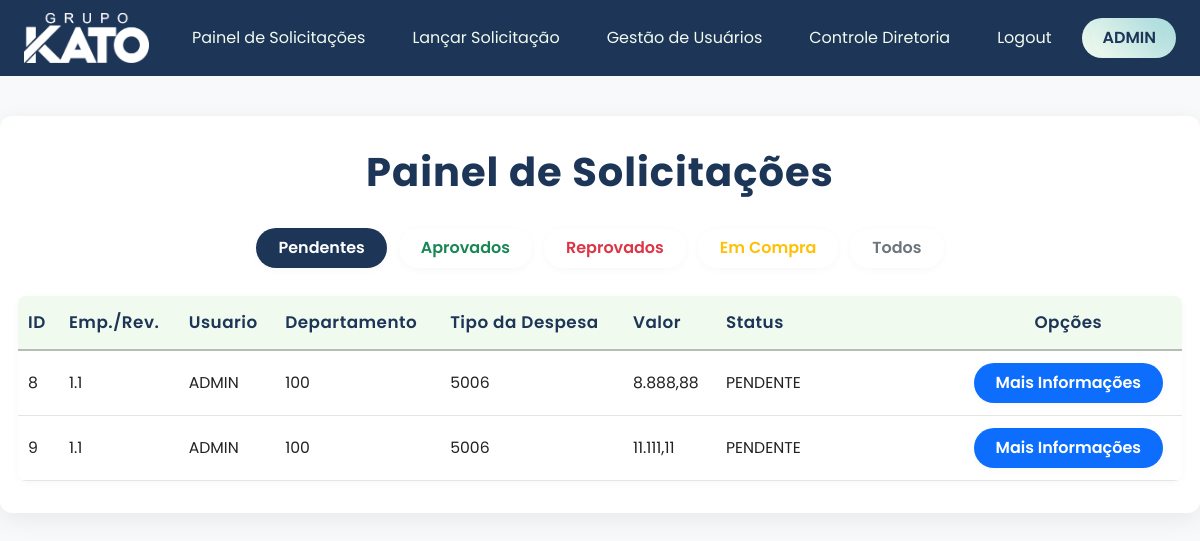
Before: /painel-solicitacoes/ (signed in) with the older database file.
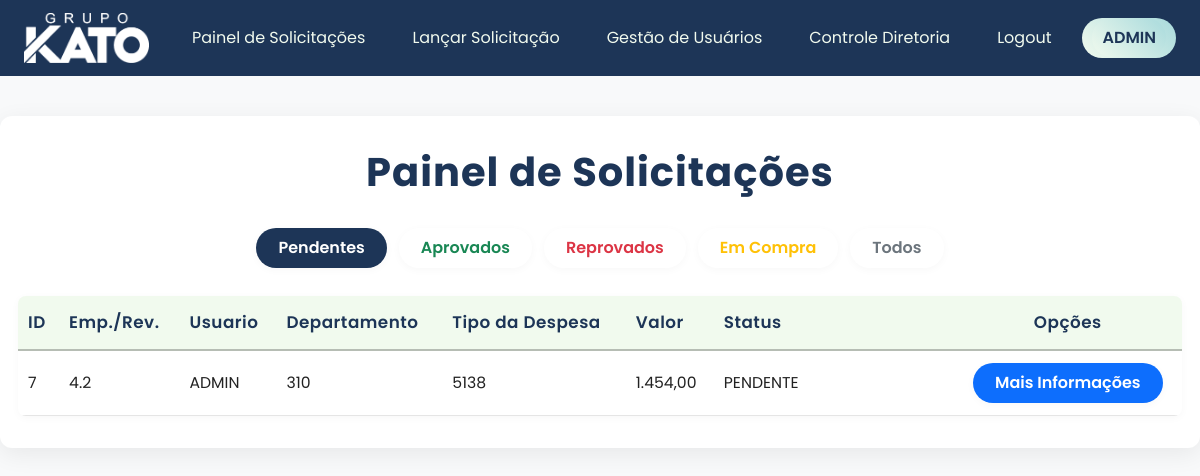
After: the same page with the newer database file.
### models/database.py (models this page shows)
class Solicitacoes(Model):
    EMPRESA = IntegerField()
    REVENDA = IntegerField()
    USUARIO_SOLICITANTE = CharField()
    DEPARTAMENTO = CharField()
    TIPO_DESPESA = CharField()
    DESCRICAO = CharField()
    VALOR = FloatField()
    STATUS = CharField()
    MOTIVO_REPROVA = CharField()
    class Meta:
        database = db

### routes/blueprint_painel_solicitacoes.py (the view)
@blueprint_painel_solicitacoes.route('/', methods=['POST', 'GET'])
@login_required
def painel_solicitacoes():
        filtro = request.args.get('filtro', 'PENDENTE')
        query = Solicitacoes.select().where(Solicitacoes.USUARIO_SOLICITANTE == current_user.USUARIO)
        if filtro == 'PENDENTE':
                query = query.where(Solicitacoes.STATUS == 'PENDENTE')
        elif filtro == 'APROVADO':
                query = query.where(Solicitacoes.STATUS == 'APROVADO')
        elif filtro == 'REPROVADO':
                query = query.where(Solicitacoes.STATUS == 'REPROVADO')
        elif filtro == 'COMPRA':
                query = query.where(Solicitacoes.STATUS == 'COMPRA')
        elif filtro == 'TODOS':
                query = query.order_by(Solicitacoes.STATUS)
        return render_template('painel_solicitacoes.html', solicitacoes=query, filtro=filtro, usuario_logado=current_user)

### main.py (called while the page is built)
@login_manager.user_loader
def load_user(user_id):
    try:
        return Usuarios.get(Usuarios.id == int(user_id))
    except Usuarios.DoesNotExist:
        return None

### templates/painel_solicitacoes.html (shortened to what the changed rows need)
<!DOCTYPE html>
<html lang="pt-br">
<head>
    <link href="https://cdn.jsdelivr.net/npm/bootstrap@5.3.0/dist/css/bootstrap.min.css" rel="stylesheet">
    <link rel="stylesheet" href="{{ url_for('static', filename='css/painel_solicitacoes.css') }}">
</head>
<body>
    <main>
        <div class="container">
            <h1 class="titulo">Painel de Solicitações</h1>
            <table class="tabela">
                <thead>
                    <tr class="head-lista">
                        <th>ID</th>
                        <th>Emp./Rev.</th>
                        <th>Usuario</th>
                        <th>Departamento</th>
                        <th>Tipo da Despesa</th>
                        <th>Valor</th>
                        <th>Status</th>
                        <th>Opções</th>
                    </tr>
                </thead>
                <tbody>
                        {% for s in solicitacoes %}
                            <tr class="body-lista">
                                <td>{{ s.id }}</td>
                                <td>{{ s.EMPRESA }}.{{ s.REVENDA }}</td>
                                <td>{{ s.USUARIO_SOLICITANTE }}</td>
                                <td>{{ s.DEPARTAMENTO }}</td>
                                <td>{{ s.TIPO_DESPESA }}</td>
                                <td>{{ "{:,.2f}".format(s.VALOR).replace(",", "X").replace(".", ",").replace("X", ".") }}</td>
                                <td>{{ s.STATUS }}</td>
                                <td><a href="{{ url_for('blueprint_painel_solicitacoes.mais_info_sol', id=s.id) }}" class="btn btn-primary">Mais Informações</a></td>
                            </tr>
                        {% else %}
                            <tr>
                                <td colspan="5" class="nenhuma-solicitacao">Nenhuma solicitação foi encontrada</td>
                            </tr>
                        {% endfor %}
                </tbody>
            </table >
        </div>
    </main>
</body>
</html>

Changed rows visible on the page:
removed Solicitacoes: id "8", EMPRESA "1", REVENDA "1", USUARIO_SOLICITANTE "ADMIN", DEPARTAMENTO "100", TIPO_DESPESA "5006", VALOR "8.888,88", STATUS "PENDENTE"
removed Solicitacoes: id "9", EMPRESA "1", REVENDA "1", USUARIO_SOLICITANTE "ADMIN", DEPARTAMENTO "100", TIPO_DESPESA "5006", VALOR "11.111,11", STATUS "PENDENTE"
now on this page (row edited): Solicitacoes: id "7", EMPRESA "4", REVENDA "2", USUARIO_SOLICITANTE "ADMIN", DEPARTAMENTO "310", TIPO_DESPESA "5138", VALOR "1.454,00", STATUS "PENDENTE"
